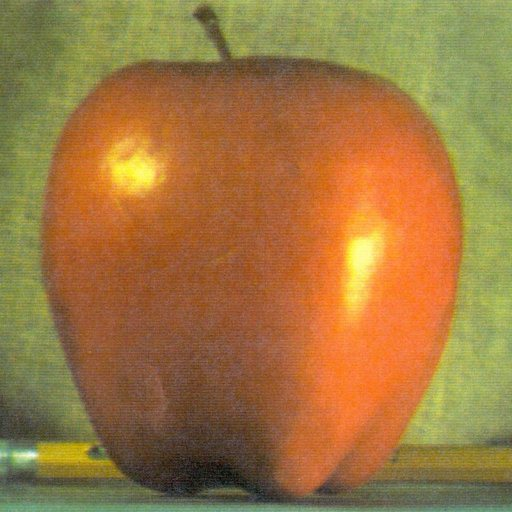
#> input picture blend/images/apple.jpg, 512 x 512 px
$ python blend.py
#> lines starting #> are read from the running program, lines starting #| are printed output that depends on the picture; after the words box and inside, x2 and y2 are one past the last pixel; in counts of white or black regions, pixels touching at a corner belong together
#> further down, img_left is the input picture: shape (512, 512, 3); mean B, G, R 64.8, 119.7, 159.1
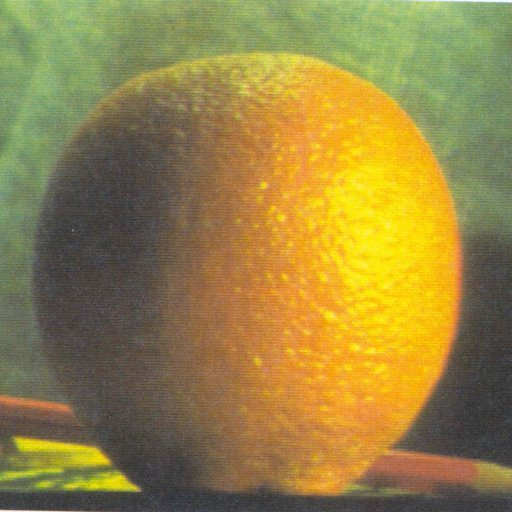
#> input picture blend/images/orange.jpg, 512 x 512 px
#> further down, img_right is the input picture: shape (512, 512, 3); mean B, G, R 69.2, 131.8, 150.2
"""
@author Nicole Schmelzer
2015
"""

import numpy as np
import cv2
import math


# image sizes = [nxn, n/2xn/2, ...]
def generate_gaussian_pyramid(img, level, pyramid):
    pyramid.append(img)
    m, n = img.shape[:-1] if len(img.shape) == 3 else img.shape

    if level == 0:
        return pyramid

    m_half = m//2 if m % 2 == 0 else m//2+1
    n_half = n//2 if n % 2 == 0 else n//2+1
    expanded_img = np.zeros((m_half, n_half, 3)) if len(img.shape) == 3 else np.zeros((m_half, n_half))
    blur = cv2.GaussianBlur(img, (13, 13), 0)
    i, j = 0,0
    for x in range(0, m, 2):
        for y in range(0, n, 2):
            expanded_img[i, j] = blur[x, y]
            j += 1
        i += 1
        j = 0
    return generate_gaussian_pyramid(expanded_img, level-1, pyramid)


# image sizes = [nxn, n/2xn/2, ...]
def generate_laplacian_pyramid(gaussian_pyramid):
    lap_pyr = []
    for i in range(len(gaussian_pyramid)):
        if i == len(gaussian_pyramid)-1:
            lap_pyr.append(gaussian_pyramid[i])
        else:
            img = gaussian_pyramid[i]
            m, n = img.shape[:-1] if len(img.shape) == 3 else img.shape

            expanded_img = cv2.resize(gaussian_pyramid[i+1], (n, m))
            lap_pyr.append(img - expanded_img)
    return lap_pyr


def calc_laplacian_pyramid(img, depth):
    return generate_laplacian_pyramid(generate_gaussian_pyramid(img, depth, []))


def reconstruct_from_laplace(pyramid):
    gauss_img = None
    pyramid = pyramid[::-1]

    for i in range(1, len(pyramid)):
        if i == 1:
            gauss_img = pyramid[i-1]
        m, n = pyramid[i].shape[:-1] if len(pyramid[i].shape) == 3 else pyramid[i].shape
        gauss_img = cv2.resize(gauss_img, (n, m))
        gauss_img = pyramid[i] + gauss_img

    return gauss_img


def join_laplacian_images(lp_img1, lp_img2):
    lp_pyr_joined = []
    for i in range(len(lp_img1)):
        lp_pyr_joined.append(calc_direct_blending(lp_img1[i], lp_img2[i]))
    return lp_pyr_joined


# - Blend the two laplacian pyramids by weighing them according to the mask
def blend(lapl_pyr_black, lapl_pyr_white, gauss_pyr_mask):
    blended_pyr = []
    for i in range(0, len(gauss_pyr_mask)):
        p1 = gauss_pyr_mask[i] * lapl_pyr_white[i]
        p2 = (1 - gauss_pyr_mask[i]) * lapl_pyr_black[i]
        blended_pyr.append(p1 + p2)
    return blended_pyr


def calc_direct_blending(img_left, img_right):
    m, n = img_left.shape[:-1] if len(img_left.shape) == 3 else img_left.shape
#> m = 512; n = 512

    half = n//2  # use // to generate an int not a float
#> half = 256
    img_l_half = img_left[:, 0:half]
    img_r_half = img_right[:, half:]

    return np.append(img_l_half, img_r_half, axis=1)
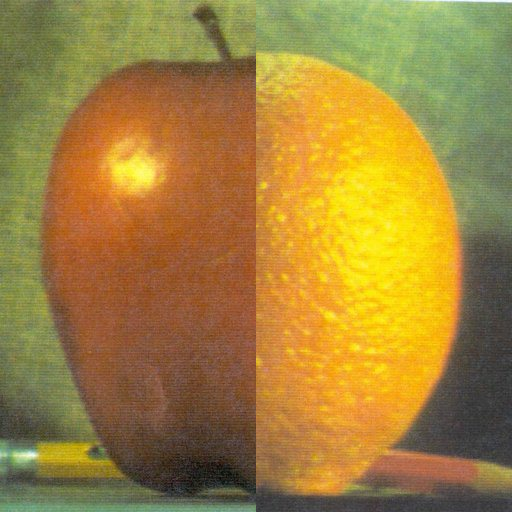
#> returned value: shape (512, 512, 3); mean of channels 0, 1, 2 60.6, 130.3, 160.7; drawn as B, G, R


def calc_laplacian_blending(img_left, img_right, use_mask=True):
    # Automatically figure out the size
#> called with use_mask = True
    min_size = min(img_left.shape[:-1])
#> min_size = 512
    depth = int(math.floor(math.log(min_size, 2))) - 4  # at least 16x16 at the highest level.
#> depth = 5

    lap_pyr_left = calc_laplacian_pyramid(img_left, depth)
#> after the loop in generate_gaussian_pyramid, `for x in range(0, m, 2):`: i = 256
#> call 2 of generate_gaussian_pyramid, with level = 4
#> after the loop in generate_gaussian_pyramid (call 2), `for x in range(0, m, 2):`:
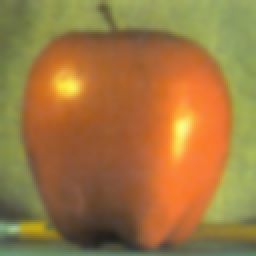
#> expanded_img: shape (128, 128, 3) float64 (shown 2 times larger); mean B, G, R 64.6, 119.6, 159.1
#> after the loop in generate_gaussian_pyramid (call 2), `for x in range(0, m, 2):`: i = 128
#> in generate_laplacian_pyramid, `lap_pyr = []`: lap_pyr = []
#> the loop in generate_laplacian_pyramid, `for i in range(len(gaussian_pyramid)):` made 6 passes
#> (m, n) on passes 1 to 5: (512, 512), (256, 256), (128, 128), (64, 64), (32, 32)
#> after the loop in generate_laplacian_pyramid, `for i in range(len(gaussian_pyramid)):`: lap_pyr = 6 items
#> lap_pyr_left = 6 items
    lap_pyr_right = calc_laplacian_pyramid(img_right, depth)
#> the loop in generate_laplacian_pyramid (call 2), `for i in range(len(gaussian_pyramid)):` made 6 passes

    if use_mask:
        mask = np.zeros(img_left.shape)
        mask[:, img_left.shape[1]//2:] = 1
        gaussian_mask = generate_gaussian_pyramid(mask, depth, [])
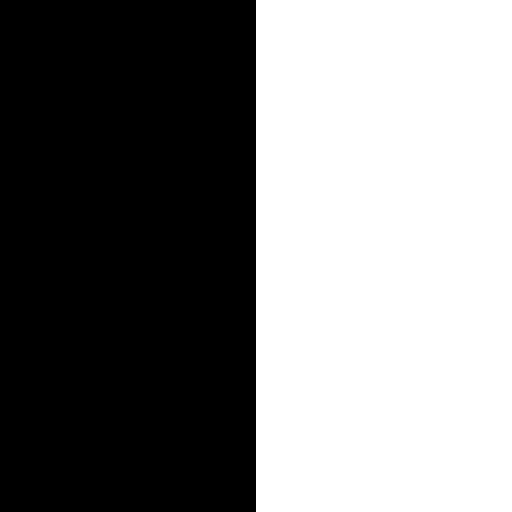
#> mask: shape (512, 512, 3) float64; values 0 (black) and 1 (white), 50% white; 1 white region, box (x1, y1, x2, y2) and area: (256, 0, 512, 512) 131072

        blended = blend(lap_pyr_left, lap_pyr_right, gaussian_mask)
#> the loop in blend, `for i in range(0, len(gauss_pyr_mask)):` made 6 passes
#> pass 1, in blend, `p2 = (1 - gauss_pyr_mask[i]) * lapl_pyr_black[i]`:
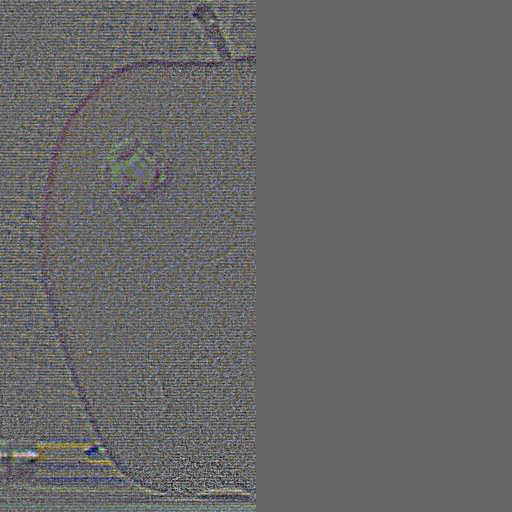
#> p2: shape (512, 512, 3) float64; mean of channels 0, 1, 2 0, 0, 0; drawn with min black and max white
        reconstructed = reconstruct_from_laplace(blended)
#> the loop in reconstruct_from_laplace, `for i in range(1, len(pyramid)):` made 5 passes

        # blending sometimes results in slightly out of bound numbers.
        reconstructed[reconstructed < 0] = 0
        reconstructed[reconstructed > 255] = 255
#> reconstructed: shape (512, 512, 3) float64; mean of channels 0, 1, 2 60.5, 128.8, 159.4
        reconstructed = reconstructed.astype(np.uint8)

    else:
        joint_pyramid = join_laplacian_images(lap_pyr_left, lap_pyr_right)
        reconstructed = reconstruct_from_laplace(joint_pyramid)

    return reconstructed


if __name__ == "__main__":
    img_left  = cv2.imread('images/apple.jpg')
    img_right = cv2.imread('images/orange.jpg')

    direct_blend = calc_direct_blending(img_left, img_right)

    lap_mask_blend = calc_laplacian_blending(img_left, img_right)
    lap_blend = calc_laplacian_blending(img_left, img_right, False)
#> the loop in join_laplacian_images, `for i in range(len(lp_img1)):` made 6 passes
#> pass 1, in calc_direct_blending (call 2), `img_l_half = img_left[:, 0:half]`:
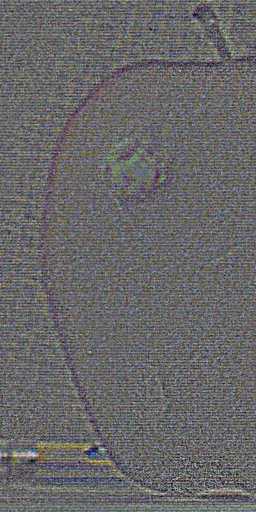
#> img_l_half: shape (512, 256, 3) float64; mean of channels 0, 1, 2 0, 0, 0; drawn with min black and max white
#> pass 2, in calc_direct_blending (call 3), `img_r_half = img_right[:, half:]`:
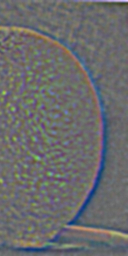
#> img_r_half: shape (256, 128, 3) float64; mean of channels 0, 1, 2 -0.1, -0.3, -0.5; drawn with min black and max white
#> the loop in reconstruct_from_laplace (call 2), `for i in range(1, len(pyramid)):` made 5 passes

    cv2.imwrite('direct_blend.png', direct_blend)
    cv2.imwrite('reconstructed-mask.png', lap_mask_blend)
    cv2.imwrite('reconstructed.png', lap_blend)
